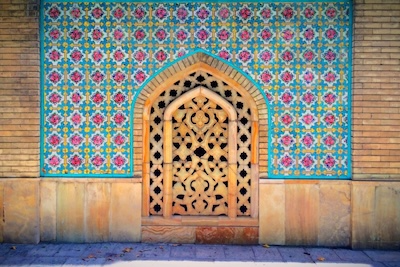
%> input picture palace.png, 400 x 267 px, given in place of palace.jpg, which was not available
$ octave prova.m   (GNU Octave 9; MATLAB toolbox functions it lacks are replaced by stand-ins)
%> lines starting %> are read from the running program, lines starting %| are printed output that depends on the picture; pictures that were not available may be replaced by others from this repository, and a replacement may not be noted
% Load the image
img = imread('palace.jpg'); % Replace 'image.png' with your image file
%> img is the input picture: size 267x400x3 uint8; mean R, G, B 142.7, 134.6, 122.8

% Convert to grayscale if the image is RGB
if size(img, 3) == 3
    img = rgb2gray(img);
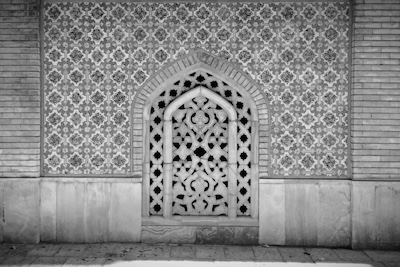
%> img: size 267x400 uint8; min 0, max 228, mean 135.7
end

% Compute the 2D Fourier Transform
F = fft2(double(img));

% Shift zero-frequency component to the center
F_shifted = fftshift(F);

% Compute the magnitude spectrum
magnitude_spectrum = log(1 + abs(F_shifted));
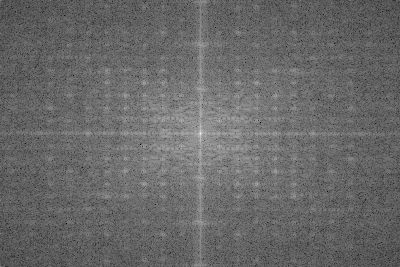
%> magnitude_spectrum: size 267x400 double; min 2.32, max 16.49, mean 8.15; drawn with min black and max white

% Display the original image
subplot(1, 2, 1);
imshow(img, []);
title('Original Image');

% Display the magnitude spectrum
subplot(1, 2, 2);
imshow(magnitude_spectrum, []);
title('Magnitude Spectrum');
